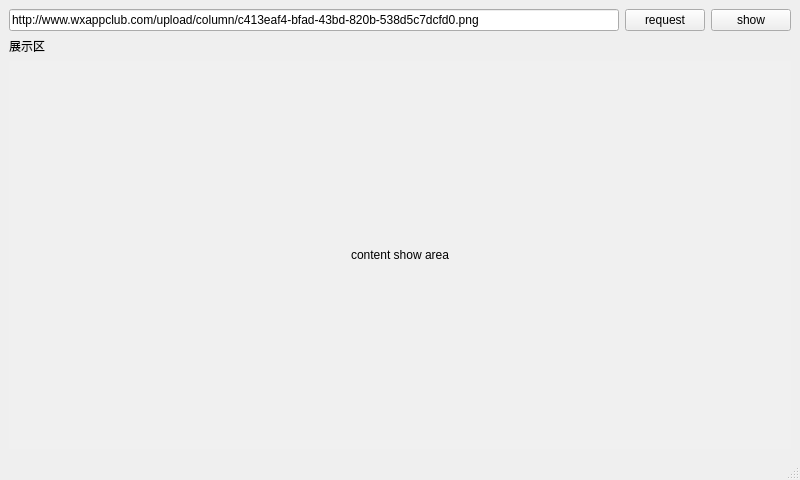
<?xml version="1.0" encoding="UTF-8"?>
<ui version="4.0">
 <class>httpTest</class>
 <widget class="QMainWindow" name="httpTest">
  <property name="geometry">
   <rect>
    <x>0</x>
    <y>0</y>
    <width>800</width>
    <height>480</height>
   </rect>
  </property>
  <property name="maximumSize">
   <size>
    <width>800</width>
    <height>480</height>
   </size>
  </property>
  <property name="windowTitle">
   <string>MainWindow</string>
  </property>
  <widget class="QWidget" name="centralwidget">
   <layout class="QGridLayout" name="gridLayout">
    <item row="0" column="0">
     <layout class="QHBoxLayout" name="horizontalLayout">
      <item>
       <widget class="QLineEdit" name="urlEdit">
        <property name="text">
         <string>http://www.wxappclub.com/upload/column/c413eaf4-bfad-43bd-820b-538d5c7dcfd0.png</string>
        </property>
       </widget>
      </item>
      <item>
       <widget class="QPushButton" name="requestButton">
        <property name="text">
         <string>request</string>
        </property>
       </widget>
      </item>
      <item>
       <widget class="QPushButton" name="showButton">
        <property name="text">
         <string>show</string>
        </property>
       </widget>
      </item>
     </layout>
    </item>
    <item row="1" column="0">
     <layout class="QVBoxLayout" name="verticalLayout">
      <item>
       <widget class="QLabel" name="label_2">
        <property name="text">
         <string>展示区</string>
        </property>
       </widget>
      </item>
      <item>
       <widget class="QLabel" name="showAreaLabel">
        <property name="sizePolicy">
         <sizepolicy hsizetype="Expanding" vsizetype="Expanding">
          <horstretch>0</horstretch>
          <verstretch>0</verstretch>
         </sizepolicy>
        </property>
        <property name="styleSheet">
         <string notr="true">background-color: rgb(85, 255, 255);
background-color: rgb(240, 240, 240);</string>
        </property>
        <property name="text">
         <string>content show area</string>
        </property>
        <property name="scaledContents">
         <bool>false</bool>
        </property>
        <property name="alignment">
         <set>Qt::AlignCenter</set>
        </property>
        <property name="wordWrap">
         <bool>true</bool>
        </property>
       </widget>
      </item>
     </layout>
    </item>
   </layout>
  </widget>
  <widget class="QMenuBar" name="menubar">
   <property name="geometry">
    <rect>
     <x>0</x>
     <y>0</y>
     <width>800</width>
     <height>21</height>
    </rect>
   </property>
  </widget>
  <widget class="QStatusBar" name="statusbar"/>
 </widget>
 <resources/>
 <connections/>
</ui>
